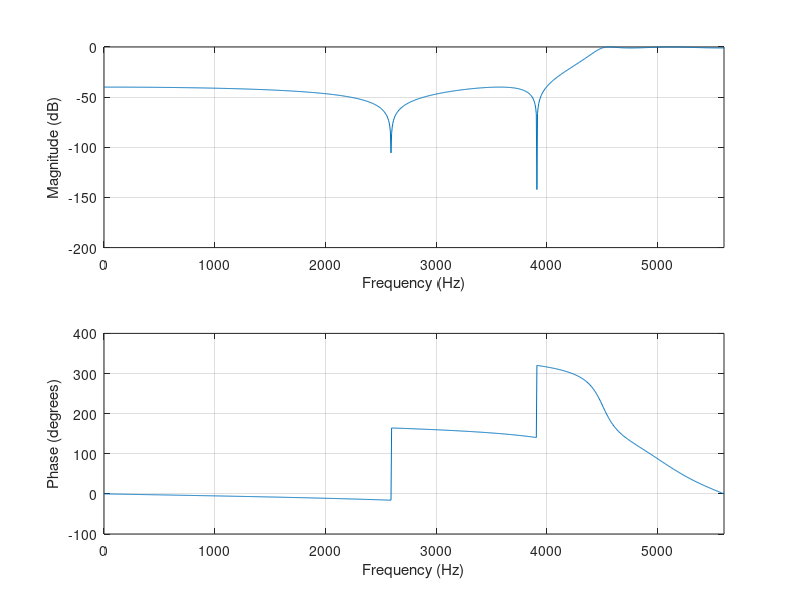
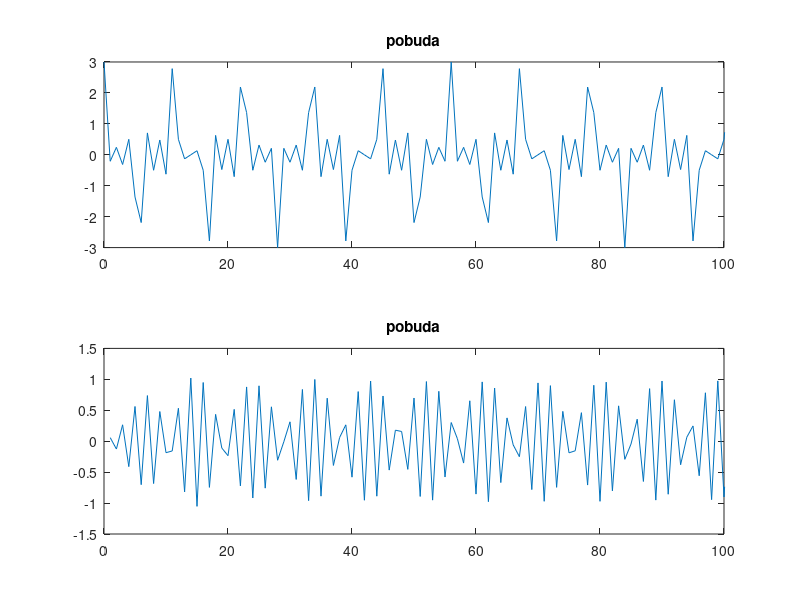

Here is the MATLAB script that generated these plots, in order:
fsr = 11200
fp = 4500
fs = 3500
ap = 1
as = 40
[n Wn] = ellipord(fp/(fsr/2), fs/(fsr/2), ap, as)
[b, a] = ellip(n, ap, as, Wn, 'high')
freqz(b, a, 1024, fsr)

n = 0 : 1023 
x = cos(2 * pi * 1000  / fsr *n)  + cos(2 * pi * 3000 / fsr*n) + cos(2 * pi * 5000 / fsr*n)

figure
subplot(2, 1, 1), plot(n, x), title('pobuda')
xlim([0 100])

y = filter(b, a, x) %koeficijenti prenosne funckije i pobuda => odziv na pobudu preko funkcije filter
subplot(2, 1, 2), plot(1 : length(y), y) , title('pobuda')
xlim([0 100])
